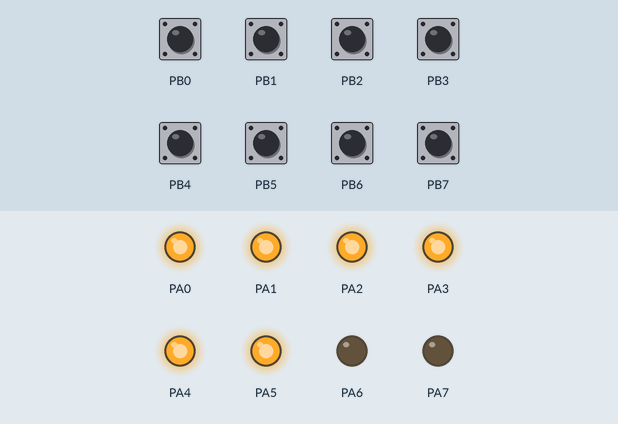
Recording of a program running on a simulated ATmega16, built with avr-gcc and emulated at 1 MHz. Shown: output pins drawn as LEDs (lit = HIGH). The test bench sets the inputs (shaded band); at power-on: PB0–7 HIGH.

Above: at 1.2 s.
1.3 s: PB0 pulled LOW for 0.15 s
At 1.38 s:
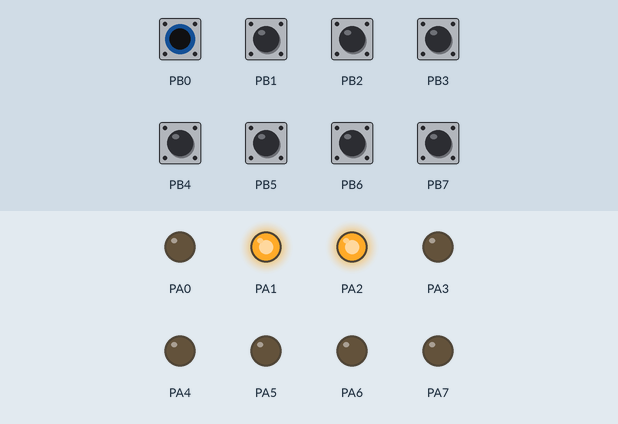
2.9 s: PB1 pulled LOW for 0.15 s
At 2.98 s:
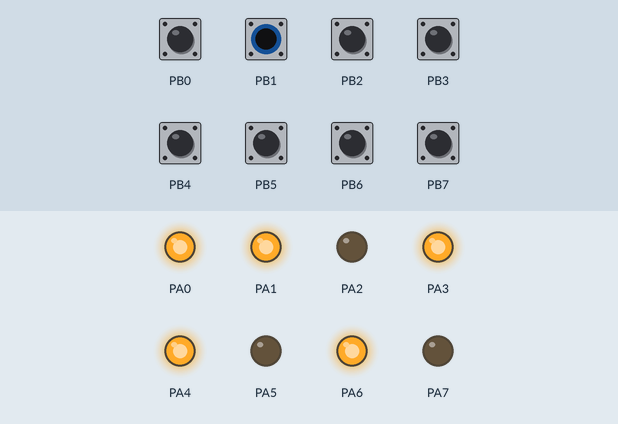
4.5 s: PB2 pulled LOW for 0.15 s
At 4.58 s:
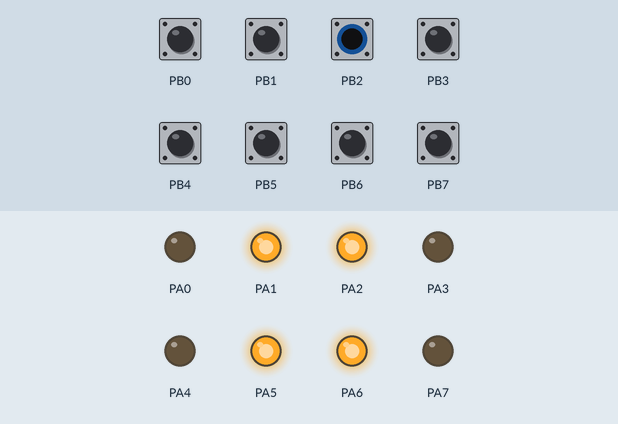
6.1 s: PB3 pulled LOW for 0.15 s
At 6.18 s:
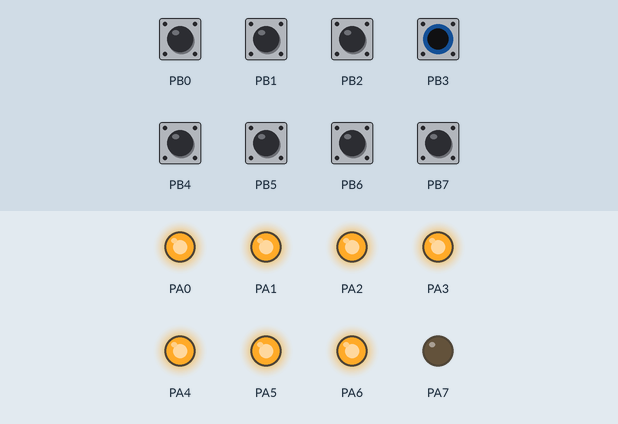
7.7 s: PB0 driven LOW and PB1 driven LOW
At 8.9 s:
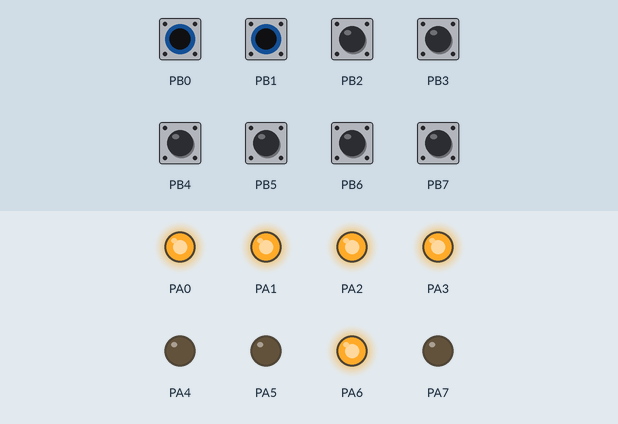
9.2 s: PB2 pulled LOW for 1 s
At 10.0 s:
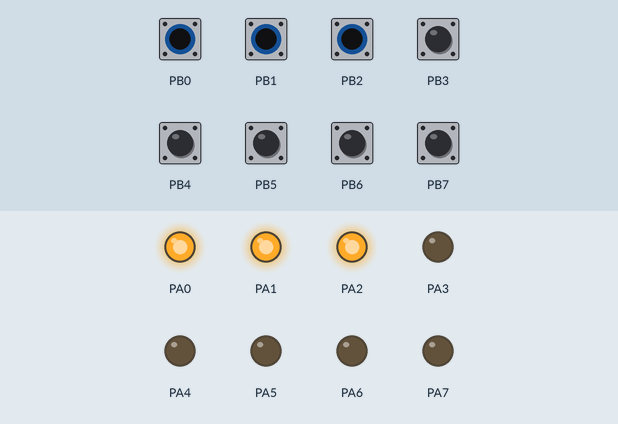
Timing chart, 0 to 12.2 s (numbered marks = the images above; inputs shaded):
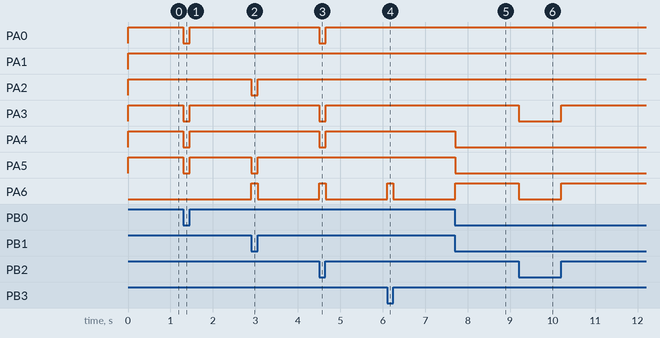

The program:

main.c
```c
/*
 * Practica1.c
 *
 * Created: 27/01/2022 03:34:07 p. m.
 * Author : ricar
 */

#include <avr/io.h>
#include <util/delay.h>
#include <stdint.h>

#define F_CPU 1000000 // velocidad del procesador (1 Mhz)

int main(void){
    auto uint8_t valor = 0;
	DDRB = 0;
	PORTB = 255;
	DDRA = 255;
	PORTA = 0;
	while(1){
		valor = PINB;
		valor = ~valor;
		switch(valor){
			case 1:
				PORTA = 0b00000110;
				break;
			case 2:
				PORTA = 0b01011011;
				break;
			case 3:
				PORTA = 0b01001111;
				break;
			case 4:
				PORTA = 0b01100110;
				break;
			case 5:
				PORTA = 0b01101101;
				break;
			case 6:
				PORTA = 0b01111101;
				break;
			case 7:
				PORTA = 0b00000111;
				break;
			case 8:
				PORTA = 0b01111111;
				break;
			case 9:
				PORTA = 0b01101111;
				break;
			default:
				PORTA = 0b00111111;
		}
		_delay_ms(5);
    }
}
```

Measured:
- after the input at 1.3 s, PA0, PA3–5: HIGH → LOW at once, → HIGH 0.15 s later
- after the input at 2.9 s, PA2, PA5: HIGH → LOW at once, → HIGH 0.15 s later; PA6: LOW → HIGH at once, → LOW 0.15 s later
- after the input at 4.5 s, PA0, PA3, PA4: HIGH → LOW at once, → HIGH 0.15 s later; PA6: LOW → HIGH at once, → LOW 0.15 s later
- after the input at 6.1 s, PA6: LOW → HIGH at once, → LOW 0.15 s later
- after the input at 7.7 s, PA4, PA5: HIGH → LOW at once; PA6: LOW → HIGH at once
- after the input at 9.2 s, PA3, PA6: HIGH → LOW at once, → HIGH 1.0 s later
